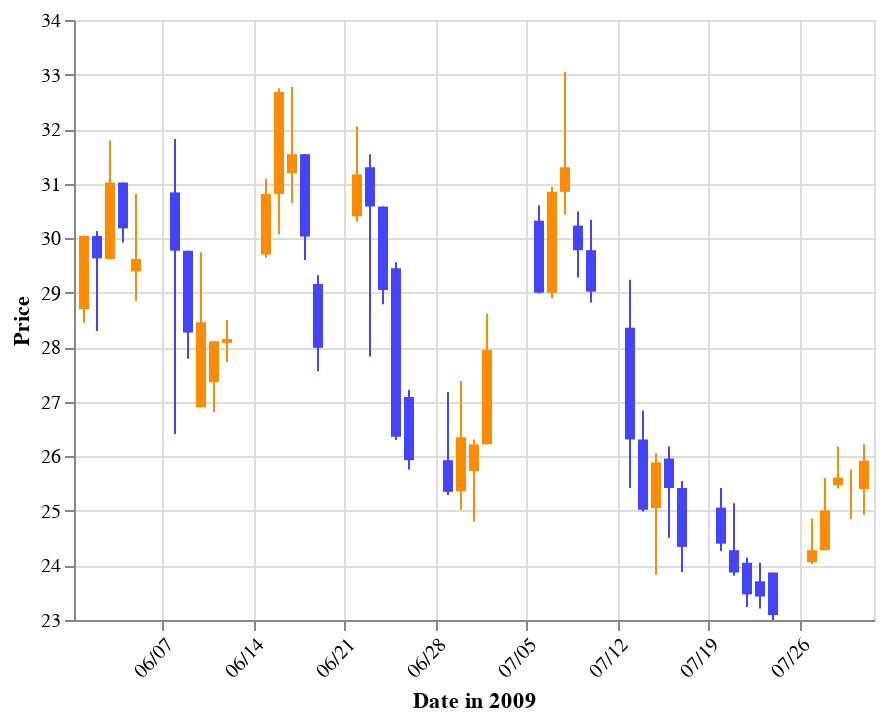

Notebook code cell kept with this figure:
### Code cell
#Let's make an example of a bar chart, using a subset of data.
#We have boiled down the DF to the bare minimum. Now we can make a function with this code, and start exploring
#our dataframes.

source = data.ohlc() #open high low close columns are subsetted.
source.drop(['signal','ret'],axis = 1, inplace=True)
source.head()
open_close_color = alt.condition("datum.open <= datum.close",
                                 alt.value("#FF8C00"),
                                 alt.value("#4444FF"))

base = alt.Chart(source).encode(
    alt.X('date:T',
          axis=alt.Axis(
              format='%m/%d',
              labelAngle=-45,
              title='Date in 2009'
          )
    ),
    color=open_close_color
)

rule = base.mark_rule().encode(
    alt.Y(
        'low:Q',
        title='Price',
        scale=alt.Scale(zero=False),
    ),
    alt.Y2('high:Q')
)

bar = base.mark_bar().encode(
    alt.Y('open:Q'),
    alt.Y2('close:Q')
)

rule + bar

### Figure 1 — Vega-Lite specification as saved in the notebook (floating-point values rounded to 4 significant figures)
{"config": {"view": {"continuousWidth": 400, "continuousHeight": 300}}, "layer": [{"mark": "rule", "encoding": {"color": {"condition": {"value": "#FF8C00", "test": "datum.open <= datum.close"}, "value": "#4444FF"}, "x": {"type": "temporal", "axis": {"format": "%m/%d", "labelAngle": -45, "title": "Date in 2009"}, "field": "date"}, "y": {"type": "quantitative", "field": "low", "scale": {"zero": false}, "title": "Price"}, "y2": {"field": "high"}}}, {"mark": "bar", "encoding": {"color": {"condition": {"value": "#FF8C00", "test": "datum.open <= datum.close"}, "value": "#4444FF"}, "x": {"type": "temporal", "axis": {"format": "%m/%d", "labelAngle": -45, "title": "Date in 2009"}, "field": "date"}, "y": {"type": "quantitative", "field": "open"}, "y2": {"field": "close"}}}], "data": {"name": "data-4f7d036eb1d2219256b9b7cd296299a9"}, "$schema": "https://vega.github.io/schema/vega-lite/v4.8.1.json", "datasets": {"data-4f7d036eb1d2219256b9b7cd296299a9": [{"date": "2009-06-01T00:00:00", "open": 28.7, "high": 30.05, "low": 28.45, "close": 30.04}, {"date": "2009-06-02T00:00:00", "open": 30.04, "high": 30.13, "low": 28.3, "close": 29.63}, {"date": "2009-06-03T00:00:00", "open": 29.62, "high": 31.79, "low": 29.62, "close": 31.02}, {"date": "2009-06-04T00:00:00", "open": 31.02, "high": 31.02, "low": 29.92, "close": 30.18}, {"date": "2009-06-05T00:00:00", "open": 29.39, "high": 30.81, "low": 28.85, "close": 29.62}, {"date": "2009-06-08T00:00:00", "open": 30.84, "high": 31.82, "low": 26.41, "close": 29.77}, {"date": "2009-06-09T00:00:00", "open": 29.77, "high": 29.77, "low": 27.79, "close": 28.27}, {"date": "2009-06-10T00:00:00", "open": 26.9, "high": 29.74, "low": 26.9, "close": 28.46}, {"date": "2009-06-11T00:00:00", "open": 27.36, "high": 28.11, "low": 26.81, "close": 28.11}, {"date": "2009-06-12T00:00:00", "open": 28.08, "high": 28.5, "low": 27.73, "close": 28.15}, {"date": "2009-06-15T00:00:00", "open": 29.7, "high": 31.09, "low": 29.64, "close": 30.81}, {"date": "2009-06-16T00:00:00", "open": 30.81, "high": 32.75, "low": 30.07, "close": 32.68}, {"date": "2009-06-17T00:00:00", "open": 31.19, "high": 32.77, "low": 30.64, "close": 31.54}, {"date": "2009-06-18T00:00:00", "open": 31.54, "high": 31.54, "low": 29.6, "close": 30.03}, {"date": "2009-06-19T00:00:00", "open": 29.16, "high": 29.32, "low": 27.56, "close": 27.99}, {"date": "2009-06-22T00:00:00", "open": 30.4, "high": 32.05, "low": 30.3, "close": 31.17}, {"date": "2009-06-23T00:00:00", "open": 31.3, "high": 31.54, "low": 27.83, "close": 30.58}, {"date": "2009-06-24T00:00:00", "open": 30.58, "high": 30.58, "low": 28.79, "close": 29.05}, {"date": "2009-06-25T00:00:00", "open": 29.45, "high": 29.56, "low": 26.3, "close": 26.36}, {"date": "2009-06-26T00:00:00", "open": 27.09, "high": 27.22, "low": 25.76, "close": 25.93}, {"date": "2009-06-29T00:00:00", "open": 25.93, "high": 27.18, "low": 25.29, "close": 25.35}, {"date": "2009-06-30T00:00:00", "open": 25.36, "high": 27.38, "low": 25.02, "close": 26.35}, {"date": "2009-07-01T00:00:00", "open": 25.73, "high": 26.31, "low": 24.8, "close": 26.22}, {"date": "2009-07-02T00:00:00", "open": 26.22, "high": 28.62, "low": 26.22, "close": 27.95}, {"date": "2009-07-06T00:00:00", "open": 30.32, "high": 30.6, "low": 28.99, "close": 29.0}, {"date": "2009-07-07T00:00:00", "open": 29.0, "high": 30.94, "low": 28.9, "close": 30.85}, {"date": "2009-07-08T00:00:00", "open": 30.85, "high": 33.05, "low": 30.43, "close": 31.3}, {"date": "2009-07-09T00:00:00", "open": 30.23, "high": 30.49, "low": 29.28, "close": 29.78}, {"date": "2009-07-10T00:00:00", "open": 29.78, "high": 30.34, "low": 28.82, "close": 29.02}, {"date": "2009-07-13T00:00:00", "open": 28.36, "high": 29.24, "low": 25.42, "close": 26.31}, {"date": "2009-07-14T00:00:00", "open": 26.31, "high": 26.84, "low": 24.99, "close": 25.02}, {"date": "2009-07-15T00:00:00", "open": 25.05, "high": 26.06, "low": 23.83, "close": 25.89}, {"date": "2009-07-16T00:00:00", "open": 25.96, "high": 26.18, "low": 24.51, "close": 25.42}, {"date": "2009-07-17T00:00:00", "open": 25.42, "high": 25.55, "low": 23.88, "close": 24.34}, {"date": "2009-07-20T00:00:00", "open": 25.06, "high": 25.42, "low": 24.26, "close": 24.4}, {"date": "2009-07-21T00:00:00", "open": 24.28, "high": 25.14, "low": 23.81, "close": 23.87}, {"date": "2009-07-22T00:00:00", "open": 24.05, "high": 24.14, "low": 23.24, "close": 23.47}, {"date": "2009-07-23T00:00:00", "open": 23.71, "high": 24.05, "low": 23.21, "close": 23.43}, {"date": "2009-07-24T00:00:00", "open": 23.87, "high": 23.87, "low": 23.0, "close": 23.09}, {"date": "2009-07-27T00:00:00", "open": 24.06, "high": 24.86, "low": 24.02, "close": 24.28}, {"date": "2009-07-28T00:00:00", "open": 24.28, "high": 25.61, "low": 24.28, "close": 25.01}, {"date": "2009-07-29T00:00:00", "open": 25.47, "high": 26.18, "low": 25.41, "close": 25.61}, {"date": "2009-07-30T00:00:00", "open": 25.4, "high": 25.76, "low": 24.85, "close": 25.4}, {"date": "2009-07-31T00:00:00", "open": 25.4, "high": 26.22, "low": 24.93, "close": 25.92}]}}
